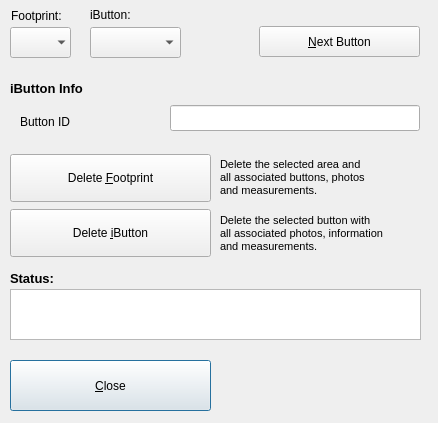
<?xml version="1.0" encoding="UTF-8"?>
<ui version="4.0">
 <class>DBManagementUIClass</class>
 <widget class="QDialog" name="DBManagementUIClass">
  <property name="windowModality">
   <enum>Qt::WindowModal</enum>
  </property>
  <property name="geometry">
   <rect>
    <x>0</x>
    <y>0</y>
    <width>438</width>
    <height>423</height>
   </rect>
  </property>
  <property name="minimumSize">
   <size>
    <width>438</width>
    <height>423</height>
   </size>
  </property>
  <property name="maximumSize">
   <size>
    <width>438</width>
    <height>423</height>
   </size>
  </property>
  <property name="windowTitle">
   <string>iAssist - Remove Database Content</string>
  </property>
  <widget class="QTextEdit" name="txtStatus">
   <property name="geometry">
    <rect>
     <x>10</x>
     <y>289</y>
     <width>411</width>
     <height>51</height>
    </rect>
   </property>
   <property name="textInteractionFlags">
    <set>Qt::TextSelectableByKeyboard|Qt::TextSelectableByMouse</set>
   </property>
  </widget>
  <widget class="QLabel" name="label_13">
   <property name="geometry">
    <rect>
     <x>10</x>
     <y>270</y>
     <width>91</width>
     <height>16</height>
    </rect>
   </property>
   <property name="font">
    <font>
     <pointsize>10</pointsize>
     <weight>75</weight>
     <bold>true</bold>
    </font>
   </property>
   <property name="text">
    <string>Status:</string>
   </property>
  </widget>
  <widget class="QLabel" name="label_12">
   <property name="geometry">
    <rect>
     <x>10</x>
     <y>80</y>
     <width>101</width>
     <height>16</height>
    </rect>
   </property>
   <property name="font">
    <font>
     <pointsize>10</pointsize>
     <weight>75</weight>
     <bold>true</bold>
    </font>
   </property>
   <property name="text">
    <string>iButton Info</string>
   </property>
  </widget>
  <widget class="QLabel" name="label_6">
   <property name="geometry">
    <rect>
     <x>20</x>
     <y>107</y>
     <width>80</width>
     <height>30</height>
    </rect>
   </property>
   <property name="text">
    <string>Button ID</string>
   </property>
  </widget>
  <widget class="QLineEdit" name="txtButtonID">
   <property name="geometry">
    <rect>
     <x>170</x>
     <y>105</y>
     <width>250</width>
     <height>26</height>
    </rect>
   </property>
   <property name="text">
    <string/>
   </property>
   <property name="alignment">
    <set>Qt::AlignRight|Qt::AlignTrailing|Qt::AlignVCenter</set>
   </property>
  </widget>
  <widget class="QPushButton" name="btnClose">
   <property name="geometry">
    <rect>
     <x>10</x>
     <y>360</y>
     <width>201</width>
     <height>51</height>
    </rect>
   </property>
   <property name="text">
    <string>&amp;Close</string>
   </property>
  </widget>
  <widget class="QComboBox" name="comboButtonNr">
   <property name="geometry">
    <rect>
     <x>90</x>
     <y>27</y>
     <width>91</width>
     <height>31</height>
    </rect>
   </property>
  </widget>
  <widget class="QComboBox" name="comboArea">
   <property name="geometry">
    <rect>
     <x>10</x>
     <y>27</y>
     <width>61</width>
     <height>31</height>
    </rect>
   </property>
   <property name="contextMenuPolicy">
    <enum>Qt::ActionsContextMenu</enum>
   </property>
   <property name="frame">
    <bool>false</bool>
   </property>
  </widget>
  <widget class="QPushButton" name="btnNextButton">
   <property name="geometry">
    <rect>
     <x>259</x>
     <y>26</y>
     <width>161</width>
     <height>31</height>
    </rect>
   </property>
   <property name="text">
    <string>&amp;Next Button</string>
   </property>
  </widget>
  <widget class="QLabel" name="label_5">
   <property name="geometry">
    <rect>
     <x>90</x>
     <y>0</y>
     <width>80</width>
     <height>30</height>
    </rect>
   </property>
   <property name="text">
    <string>iButton:</string>
   </property>
  </widget>
  <widget class="QLabel" name="label_8">
   <property name="geometry">
    <rect>
     <x>11</x>
     <y>-4</y>
     <width>80</width>
     <height>40</height>
    </rect>
   </property>
   <property name="text">
    <string>Footprint:</string>
   </property>
  </widget>
  <widget class="QPushButton" name="btnDelButton">
   <property name="geometry">
    <rect>
     <x>10</x>
     <y>209</y>
     <width>201</width>
     <height>48</height>
    </rect>
   </property>
   <property name="text">
    <string>Delete &amp;iButton</string>
   </property>
  </widget>
  <widget class="QPushButton" name="btnDelArea">
   <property name="geometry">
    <rect>
     <x>10</x>
     <y>154</y>
     <width>201</width>
     <height>48</height>
    </rect>
   </property>
   <property name="text">
    <string>Delete &amp;Footprint</string>
   </property>
  </widget>
  <widget class="QLabel" name="label_7">
   <property name="geometry">
    <rect>
     <x>220</x>
     <y>154</y>
     <width>211</width>
     <height>47</height>
    </rect>
   </property>
   <property name="text">
    <string>&lt;!DOCTYPE HTML PUBLIC &quot;-//W3C//DTD HTML 4.0//EN&quot; &quot;http://www.w3.org/TR/REC-html40/strict.dtd&quot;&gt;
&lt;html&gt;&lt;head&gt;&lt;meta name=&quot;qrichtext&quot; content=&quot;1&quot; /&gt;&lt;style type=&quot;text/css&quot;&gt;
p, li { white-space: pre-wrap; }
&lt;/style&gt;&lt;/head&gt;&lt;body style=&quot; font-family:'Sans'; font-size:10pt; font-weight:400; font-style:normal;&quot;&gt;
&lt;p style=&quot; margin-top:0px; margin-bottom:0px; margin-left:0px; margin-right:0px; -qt-block-indent:0; text-indent:0px;&quot;&gt;&lt;span style=&quot; font-size:8pt;&quot;&gt;Delete the selected area and&lt;/span&gt;&lt;/p&gt;
&lt;p style=&quot; margin-top:0px; margin-bottom:0px; margin-left:0px; margin-right:0px; -qt-block-indent:0; text-indent:0px;&quot;&gt;&lt;span style=&quot; font-size:8pt;&quot;&gt;all associated buttons, photos&lt;/span&gt;&lt;/p&gt;
&lt;p style=&quot; margin-top:0px; margin-bottom:0px; margin-left:0px; margin-right:0px; -qt-block-indent:0; text-indent:0px;&quot;&gt;&lt;span style=&quot; font-size:8pt;&quot;&gt;and measurements.&lt;/span&gt;&lt;/p&gt;&lt;/body&gt;&lt;/html&gt;</string>
   </property>
  </widget>
  <widget class="QLabel" name="label_14">
   <property name="geometry">
    <rect>
     <x>220</x>
     <y>210</y>
     <width>211</width>
     <height>47</height>
    </rect>
   </property>
   <property name="text">
    <string>&lt;!DOCTYPE HTML PUBLIC &quot;-//W3C//DTD HTML 4.0//EN&quot; &quot;http://www.w3.org/TR/REC-html40/strict.dtd&quot;&gt;
&lt;html&gt;&lt;head&gt;&lt;meta name=&quot;qrichtext&quot; content=&quot;1&quot; /&gt;&lt;style type=&quot;text/css&quot;&gt;
p, li { white-space: pre-wrap; }
&lt;/style&gt;&lt;/head&gt;&lt;body style=&quot; font-family:'Sans'; font-size:10pt; font-weight:400; font-style:normal;&quot;&gt;
&lt;p style=&quot; margin-top:0px; margin-bottom:0px; margin-left:0px; margin-right:0px; -qt-block-indent:0; text-indent:0px;&quot;&gt;&lt;span style=&quot; font-size:8pt;&quot;&gt;Delete the selected button with&lt;/span&gt;&lt;/p&gt;
&lt;p style=&quot; margin-top:0px; margin-bottom:0px; margin-left:0px; margin-right:0px; -qt-block-indent:0; text-indent:0px;&quot;&gt;&lt;span style=&quot; font-size:8pt;&quot;&gt;all associated photos, information&lt;/span&gt;&lt;/p&gt;
&lt;p style=&quot; margin-top:0px; margin-bottom:0px; margin-left:0px; margin-right:0px; -qt-block-indent:0; text-indent:0px;&quot;&gt;&lt;span style=&quot; font-size:8pt;&quot;&gt;and measurements.&lt;/span&gt;&lt;/p&gt;&lt;/body&gt;&lt;/html&gt;</string>
   </property>
  </widget>
  <widget class="QLabel" name="txtPhotoName">
   <property name="geometry">
    <rect>
     <x>440</x>
     <y>425</y>
     <width>131</width>
     <height>16</height>
    </rect>
   </property>
   <property name="text">
    <string/>
   </property>
  </widget>
 </widget>
 <layoutdefault spacing="6" margin="11"/>
 <resources/>
 <connections/>
</ui>
